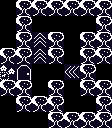

This game map was drawn from its Tiled (.tmx) file and the tilesets committed beside it. A one-line description and the full map source follow:
An orthogonal 7x8 tile map with 16x16 px tiles, 1 tile layer (map), 3 tilesets and 3 objects (2x archer, wizzard).

<map version="1.10" tiledversion="1.12.2" orientation="orthogonal" renderorder="right-down" width="7" height="8" tilewidth="16" tileheight="16" infinite="0" nextlayerid="7" nextobjectid="24">
 <tileset firstgid="1" name="monotiles" tilewidth="16" tileheight="16" tilecount="24" columns="8">
  <image source="monotiles.png" width="128" height="48" />
 </tileset>
 <tileset firstgid="25" name="sprites2" tilewidth="16" tileheight="16" tilecount="8" columns="4">
  <image source="sprites2.png" width="64" height="32" />
 </tileset>
 <tileset firstgid="33" name="extras" tilewidth="16" tileheight="16" tilecount="8" columns="4">
  <image source="extras.png" width="64" height="32" />
 </tileset>
 <layer id="1" name="map" width="7" height="8">
  <data encoding="csv">
0,15,15,15,15,15,15,
0,15,0,0,0,0,15,
0,15,18,15,0,15,15,
15,15,18,15,0,15,15,
13,17,0,0,21,15,0,
15,15,0,15,0,15,15,
0,15,15,15,0,0,15,
0,0,0,15,15,15,15
</data>
 </layer>
 <objectgroup id="6" name="mobs" class="spell">
  <object id="6" type="wizzard" gid="26" x="80" y="112" width="16" height="16">
   <properties>
    <property name="dir" type="int" value="1" />
   </properties>
  </object>
  <object id="22" type="archer" gid="29" x="64" y="32" width="16" height="16">
   <properties>
    <property name="dir" type="int" value="2" />
   </properties>
  </object>
  <object id="23" type="archer" gid="29" x="32" y="80" width="16" height="16">
   <properties>
    <property name="dir" type="int" value="1" />
   </properties>
  </object>
 </objectgroup>
</map>
